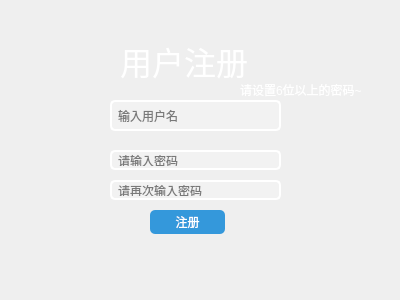
<?xml version="1.0" encoding="UTF-8"?>
<ui version="4.0">
  <class>Signup</class>
  <widget class="QWidget" name="Signup">
    <property name="geometry">
      <rect>
        <x>0</x>
        <y>0</y>
        <width>400</width>
        <height>300</height>
      </rect>
    </property>
    <property name="windowTitle">
      <string>用户注册</string>
    </property>
    <property name="windowIcon">
      <iconset>
        <normaloff>../image/logo.png</normaloff>../image/logo.png
      </iconset>
    </property>
    <property name="styleSheet">
      <string>
        QWidget#Signup {
        background: qlineargradient(x1:0, y1:0, x2:1, y2:1,
        stop:0 #2c3e50, stop:1 #3498db);
        }
      </string>
    </property>
    <widget class="QLabel" name="label">
      <property name="geometry">
        <rect>
          <x>120</x>
          <y>10</y>
          <width>161</width>
          <height>101</height>
        </rect>
      </property>
      <property name="font">
        <font>
          <family>Impact</family>
          <pointsize>24</pointsize>
        </font>
      </property>
      <property name="styleSheet">
        <string>
          QLabel#label {
          color: #ffffff;
          }
        </string>
      </property>
      <property name="text">
        <string>用户注册</string>
      </property>
    </widget>
    <widget class="QPushButton" name="sign">
      <property name="geometry">
        <rect>
          <x>150</x>
          <y>210</y>
          <width>75</width>
          <height>24</height>
        </rect>
      </property>
      <property name="styleSheet">
        <string>
          QPushButton#sign {
          background-color: #3498db;
          color: #ffffff;
          border: none;
          border-radius: 5px;
          padding: 5px 10px;
          }
          QPushButton#sign:hover {
          background-color: #45aaf2;
          }
          QPushButton#sign:pressed {
          background-color: #2980b9;
          }
        </string>
      </property>
      <property name="text">
        <string>注册</string>
      </property>
    </widget>
    <widget class="QLineEdit" name="username">
      <property name="geometry">
        <rect>
          <x>110</x>
          <y>100</y>
          <width>171</width>
          <height>31</height>
        </rect>
      </property>
      <property name="styleSheet">
        <string notr="true">
          QLineEdit#username {
          border: 2px solid #ffffff;
          border-radius: 5px;
          padding: 2px 4px;
          background-color: #f2f2f2;
          }
        </string>
      </property>
      <property name="text">
        <string />
      </property>
      <property name="placeholderText">
        <string>输入用户名</string>
      </property>
    </widget>
    <widget class="QLineEdit" name="passwords1">
      <property name="geometry">
        <rect>
          <x>110</x>
          <y>150</y>
          <width>171</width>
          <height>20</height>
        </rect>
      </property>
      <property name="styleSheet">
        <string notr="true">
          QLineEdit#passwords1 {
          border: 2px solid #ffffff;
          border-radius: 5px;
          padding: 2px 4px;
          background-color: #f2f2f2;
          }
        </string>
      </property>
      <property name="echoMode">
        <enum>QLineEdit::Password</enum>
      </property>
      <property name="placeholderText">
        <string>请输入密码</string>
      </property>
    </widget>
    <widget class="QLineEdit" name="passwords2">
      <property name="geometry">
        <rect>
          <x>110</x>
          <y>180</y>
          <width>171</width>
          <height>20</height>
        </rect>
      </property>
      <property name="styleSheet">
        <string notr="true">
          QLineEdit#passwords2 {
          border: 2px solid #ffffff;
          border-radius: 5px;
          padding: 2px 4px;
          background-color: #f2f2f2;
          }
        </string>
      </property>
      <property name="text">
        <string />
      </property>
      <property name="echoMode">
        <enum>QLineEdit::Password</enum>
      </property>
      <property name="placeholderText">
        <string>请再次输入密码</string>
      </property>
    </widget>
    <widget class="QLabel" name="label_2">
      <property name="geometry">
        <rect>
          <x>240</x>
          <y>80</y>
          <width>241</width>
          <height>20</height>
        </rect>
      </property>
      <property name="styleSheet">
        <string>
          QLabel#label_2 {
          color: #ffffff;
          }
        </string>
      </property>
      <property name="text">
        <string>请设置6位以上的密码~</string>
      </property>
    </widget>
  </widget>
  <resources />
  <connections />
</ui>
